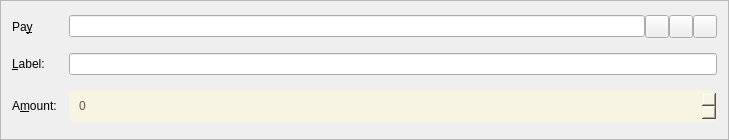
<?xml version="1.0" encoding="UTF-8"?>
<ui version="4.0">
 <class>SendCoinsEntry</class>
 <widget class="QFrame" name="SendCoinsEntry">
  <property name="geometry">
   <rect>
    <x>0</x>
    <y>0</y>
    <width>729</width>
    <height>140</height>
   </rect>
  </property>
  <property name="windowTitle">
   <string>Form</string>
  </property>
  <property name="frameShape">
   <enum>QFrame::StyledPanel</enum>
  </property>
  <property name="frameShadow">
   <enum>QFrame::Sunken</enum>
  </property>
  <layout class="QGridLayout" name="gridLayout">
   <property name="spacing">
    <number>12</number>
   </property>
   <item row="5" column="0">
    <widget class="QLabel" name="label">
     <property name="text">
      <string>A&amp;mount:</string>
     </property>
     <property name="alignment">
      <set>Qt::AlignLeading|Qt::AlignLeft|Qt::AlignVCenter</set>
     </property>
     <property name="openExternalLinks">
      <bool>true</bool>
     </property>
     <property name="buddy">
      <cstring>payAmount</cstring>
     </property>
    </widget>
   </item>
   <item row="3" column="0">
    <widget class="QLabel" name="label_2">
     <property name="text">
      <string>Pa&amp;y </string>
     </property>
     <property name="alignment">
      <set>Qt::AlignLeading|Qt::AlignLeft|Qt::AlignVCenter</set>
     </property>
     <property name="openExternalLinks">
      <bool>true</bool>
     </property>
     <property name="buddy">
      <cstring>payTo</cstring>
     </property>
    </widget>
   </item>
   <item row="5" column="1">
    <widget class="BitcoinAmountField" name="payAmount">
     <property name="styleSheet">
      <string notr="true">	border-radius: 6px;
	border-width: 0;
	padding: 8px;
	background-color: #f7f4e4;
	color: #694e4f;</string>
     </property>
    </widget>
   </item>
   <item row="4" column="1">
    <layout class="QHBoxLayout" name="horizontalLayout_2">
     <property name="spacing">
      <number>0</number>
     </property>
     <item>
      <widget class="QValidatedLineEdit" name="addAsLabel">
       <property name="enabled">
        <bool>true</bool>
       </property>
       <property name="toolTip">
        <string>Enter a label for this address to add it to your address book</string>
       </property>
      </widget>
     </item>
    </layout>
   </item>
   <item row="4" column="0">
    <widget class="QLabel" name="label_4">
     <property name="text">
      <string>&amp;Label:</string>
     </property>
     <property name="alignment">
      <set>Qt::AlignLeading|Qt::AlignLeft|Qt::AlignVCenter</set>
     </property>
     <property name="openExternalLinks">
      <bool>true</bool>
     </property>
     <property name="buddy">
      <cstring>addAsLabel</cstring>
     </property>
    </widget>
   </item>
   <item row="3" column="1">
    <layout class="QHBoxLayout" name="payToLayout">
     <property name="spacing">
      <number>0</number>
     </property>
     <item>
      <widget class="QValidatedLineEdit" name="payTo">
       <property name="toolTip">
        <string>The address to send the payment to  (e.g. GC8Lqitqh2uocq4srya3wZM6xMN9NAiKFr)</string>
       </property>
       <property name="maxLength">
        <number>34</number>
       </property>
      </widget>
     </item>
     <item>
      <widget class="QToolButton" name="addressBookButton">
       <property name="toolTip">
        <string>Choose address from address book</string>
       </property>
       <property name="text">
        <string/>
       </property>
       <property name="icon">
        <iconset resource="../bitcoin.qrc">
         <normaloff>:/icons/address-book</normaloff>:/icons/address-book</iconset>
       </property>
       <property name="shortcut">
        <string>Alt+A</string>
       </property>
      </widget>
     </item>
     <item>
      <widget class="QToolButton" name="pasteButton">
       <property name="toolTip">
        <string>Paste address from clipboard</string>
       </property>
       <property name="text">
        <string/>
       </property>
       <property name="icon">
        <iconset resource="../bitcoin.qrc">
         <normaloff>:/icons/editpaste</normaloff>:/icons/editpaste</iconset>
       </property>
       <property name="shortcut">
        <string>Alt+P</string>
       </property>
      </widget>
     </item>
     <item>
      <widget class="QToolButton" name="deleteButton">
       <property name="toolTip">
        <string>Remove this recipient</string>
       </property>
       <property name="text">
        <string/>
       </property>
       <property name="icon">
        <iconset resource="../bitcoin.qrc">
         <normaloff>:/icons/remove</normaloff>:/icons/remove</iconset>
       </property>
      </widget>
     </item>
    </layout>
   </item>
  </layout>
 </widget>
 <customwidgets>
  <customwidget>
   <class>BitcoinAmountField</class>
   <extends>QSpinBox</extends>
   <header>bitcoinamountfield.h</header>
   <container>1</container>
  </customwidget>
  <customwidget>
   <class>QValidatedLineEdit</class>
   <extends>QLineEdit</extends>
   <header>qvalidatedlineedit.h</header>
  </customwidget>
 </customwidgets>
 <resources>
  <include location="../bitcoin.qrc"/>
 </resources>
 <connections/>
</ui>
